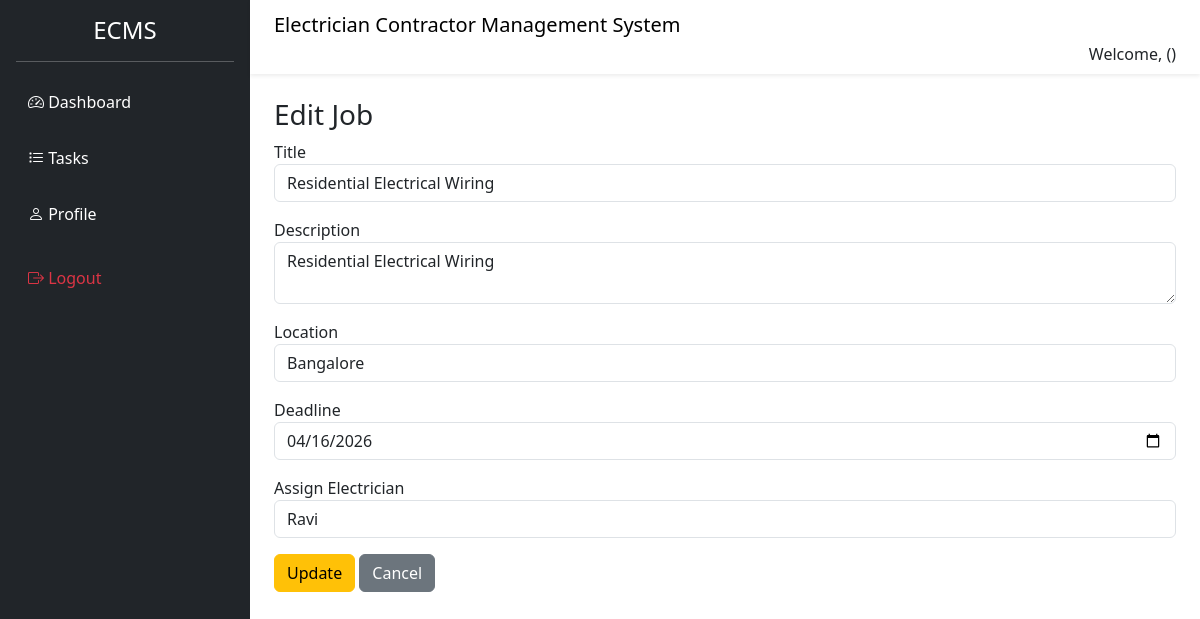
The page /jobs/edit/1/ on the database its author committed.
### core/models.py (models this page shows, shortened)
class Job(models.Model):
    title = models.CharField(max_length=200)
    description = models.TextField()
    location = models.CharField(max_length=200)
    deadline = models.DateField()
    electrician = models.ForeignKey(
        Electrician,
        on_delete=models.SET_NULL,
        null=True,
        related_name="jobs"
    )
    created_at = models.DateTimeField(auto_now_add=True)

class Electrician(models.Model):
    user = models.OneToOneField(User, on_delete=models.CASCADE, null=True, blank=True)
    name = models.CharField(max_length=100)
    phone = models.CharField(max_length=15)
    email = models.EmailField()
    experience = models.IntegerField()
    created_at = models.DateTimeField(auto_now_add=True)

### core/views.py (the view, shortened to what this page needs)
# urls.py: path('jobs/edit/<int:id>/', views.edit_job, name='edit_job'),
def edit_job(request, id):
    job = get_object_or_404(Job, id=id)
    electricians = Electrician.objects.all()
    return render(request, 'edit_job.html', {
        'job': job,
        'electricians': electricians
    })

### templates/edit_job.html (shortened to what this page needs)
{% extends 'base.html' %}
{% block content %}
<h3>Edit Job</h3>
<form method="POST">
<div class="mb-3">
<label>Title</label>
<input type="text" name="title" class="form-control"
       value="{{ job.title }}" required>
</div>
<div class="mb-3">
<label>Description</label>
<textarea name="description" class="form-control">{{ job.description }}</textarea>
</div>
<div class="mb-3">
<label>Location</label>
<input type="text" name="location" class="form-control"
       value="{{ job.location }}" required>
</div>
<div class="mb-3">
<label>Deadline</label>
<input type="date" name="deadline" class="form-control"
       value="{{ job.deadline|date:'Y-m-d' }}" required>
</div>
<div class="mb-3">
<label>Assign Electrician</label>
<select name="electrician" class="form-control" required>
{% for e in electricians %}
<option value="{{ e.id }}"
{% if job.electrician and job.electrician.id == e.id %}
selected
{% endif %}
>
{{ e.name }}
</option>
{% endfor %}
</select>
</div>
<button class="btn btn-warning">Update</button>
<a href="{% url 'jobs' %}" class="btn btn-secondary">Cancel</a>
</form>
{% endblock %}

### static/css/style.css (style rules this page uses)
body { background:#f5f7fb; font-family: Arial, sans-serif; }

### rows shown on the page
Job: title "Residential Electrical Wiring", description "Residential Electrical Wiring", location "Bangalore", deadline "04/16/2026", electrician "Ravi"
